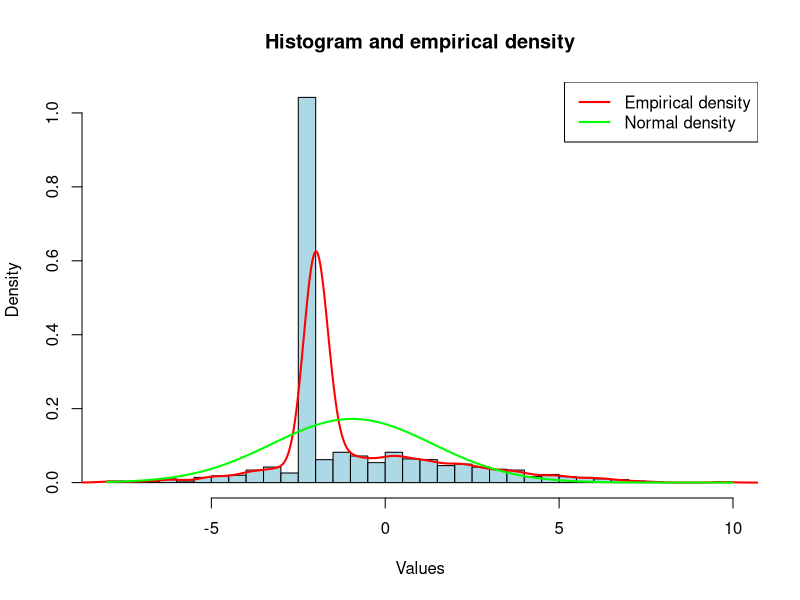

This figure's R source: (Note: this script raises an error after producing the figure.)
## ---- chunk 1
# your code here
n <- 1000
mu1 <- 50
sigma1 <- 3
mu2 <- -2
sigma2 <- 50

my.data <- rnorm(n, mean=c(mu1,mu2), sd=c(sigma1,sigma2))
summary(my.data)
## ---- chunk 2
# draw histogram

# superimpose empirical density

# superimpose normal density

## ---- chunk 3
# plot ecdf

# superimpose cdf for standard normal

# calculate maximal difference

n <- 1000
mu_1 <- 0
sigma_1 <- 3
mu_2 <- -2
sigma_2 <- mu_1
set.seed(123)
data_1 <- rnorm(500, mean = mu_1, sd = sigma_1)
data_2 <- rnorm(500, mean = mu_2, sd = sigma_2)

my.data <- c(data_1, data_2)
hist(my.data, breaks = 30, probability = TRUE, 
     main = "Histogram and empirical density", 
     xlab = "Values", col = "lightblue")
lines(density(my.data), col = "red", lwd = 2)
curve(dnorm(x, mean = mean(my.data), sd = sd(my.data)), 
      add = TRUE, col = "green", lwd = 2)
legend("topright", legend = c("Empirical density", "Normal density"), 
       col = c("red", "green"), lwd = 2)

## ---- chunk 4
n <- length(my_data)
mean_data <- mean(my_data)
deviation <- my_data - mean_data

second_moment <- sum(deviation^2) / n
third_moment <- sum(deviation^3) / n
fourth_moment <- sum(deviation^4) / n

skewness_manual <- third_moment / (second_moment^(3/2))
kurtosis_manual <- fourth_moment / (second_moment^2)


## ---- chunk 5
# your code here
# theoretical expected value and variance

# sample mean and sample variance

## ---- chunk 6
# your code here

